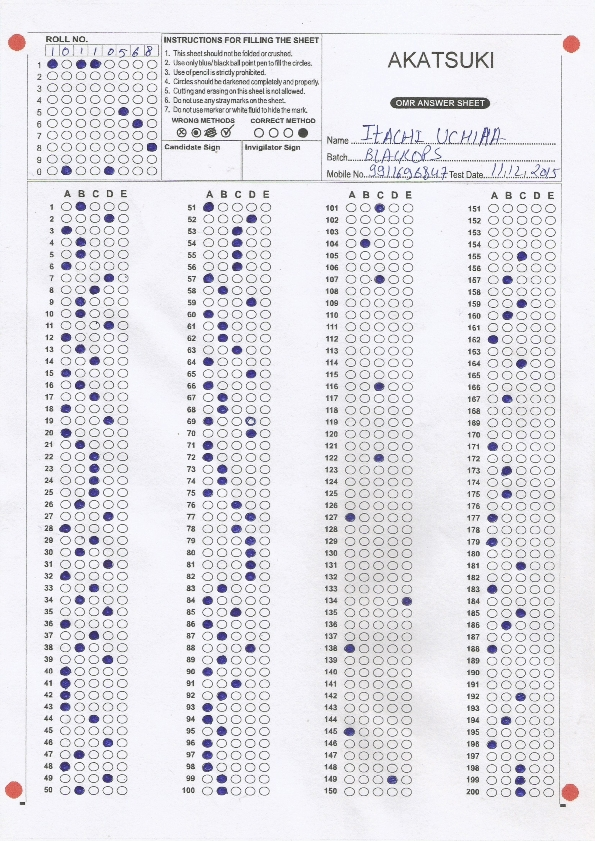
#> input picture OMR_Sheet/1_001.jpg, 595 x 841 px
$ python omr_check.py   (Python 2 division)
#> lines starting #> are read from the running program, lines starting #| are printed output that depends on the picture; after the words box and inside, x2 and y2 are one past the last pixel; in counts of white or black regions, pixels touching at a corner belong together
### OMR_Sheet/omr_helper.py
import cv2
from cv2 import *
import numpy as np
import math

def coordinate(a):
  B,G,R = cv2.split(a)
  test = R
  r,c= test.shape[:2]
  img =np.zeros((r,c))

  for i in range(0,r):
    for j in range(0,c):
      vr =R[i][j]
      vg =G[i][j]
      vb =B[i][j]
      if vr>200 and vg<120 and vb<120:
        img[i][j]=vr

  img =img.astype("uint8")
  # cv2.imshow("dsad",img)
  # cv2.waitKey()
  cimg =a
  coord =[]
  contours, hier = cv2.findContours(img, cv2.RETR_LIST, cv2.CHAIN_APPROX_SIMPLE)
  x1,y1=0,0
  for cnt in contours:
    (x,y),radius = cv2.minEnclosingCircle(cnt)
    dist=math.hypot(x-x1,y-y1)
    if(4<radius<8):
      if(dist>c/2):
        center = (int(x),int(y))
        radius = int(radius)
        x1,y1=center[0],center[1]
        coord.append((center[0],center[1],radius))
        cv2.circle(cimg,center,radius,(0,255,0),2)
  # cv2.imshow("dsad",cimg)
  # cv2.waitKey()

  coord= sorted(coord,key = lambda x: int(x[0]))
  coord=sorted(coord,key = lambda x: int(x[1]))
  coord =np.array(coord)
  # print coord
  return coord

# [31 lines left out: functions angle, distn, not called in this run]

def processing(dst,coord,size):
  x1= coord[0,0]
  x2=coord[1,0]
  y1=coord[0,1]
  y2=coord[3,1]+2*coord[3,2]
  dst= dst[y1:y2,x1:x2]
  dst =cv2.resize(dst,size)
  cimg =dst
  # cv2.imshow("circles",dst)
  # cv2.waitKey()
  roll_c=[]
  xl=0
  xr=500
  xdiff= xr-xl
  grid=xdiff/4

  coord_c=[]

  b=dst
  img=dst
  b =cv2.cvtColor(b, cv2.COLOR_BGR2GRAY)
  b=medianBlur(b,5)
  cv2.imshow("circles",b)
  cv2.waitKey()
  ret,b = cv2.threshold(b,110,255, cv2.THRESH_BINARY)
  cv2.imshow("circles",b)
  cv2.waitKey()
  contours, hier = cv2.findContours(b, cv2.RETR_LIST, cv2.CHAIN_APPROX_SIMPLE)
  disp=[]
  for i in range(0,4):
    x1= xl+(i*grid)
    x2= xl+((i+1)*grid)
    coord1=[]
    dist_arrange=[]
    for cnt in contours:
      (x,y),radius = cv2.minEnclosingCircle(cnt)
      if (x1<x<x2):
        if(3<radius<7):
          if(int(y)>140):
            center = (int(x),int(y))
            radius = int(radius)
            dist =distn(int(x),int(y),coord)
            disp.append(dist[0])
            coord1.append(dist[1])
            #(d1,d2,d3,d4),((x1diff,y1diff,d1,x1,y1),(x2diff,y2diff,d2,x1,y1),(x3diff,y3diff,d3,x1,y1),(x4diff,y4diff,d4,x1,y1))
            cv2.circle(img,center,radius,(0,255,0),2)
          else:
            if int(x) < 125:
              center = (int(x),int(y))
              radius = int(radius)
              roll_c.append((int(x),int(y)))
              cv2.circle(img,center,radius,(0,255,0),2)

    cv2.imshow("circles",img)
    cv2.waitKey()
    dist_list=[]
    for x in range(0,4):
      dt=zip(*coord1)
      # print dt
      d=dt[x]
      d= sorted(d,key=lambda l:int(l[1]))
      dist_list.append(d)
    dist_list =zip(*dist_list)
    coord_c=coord_c+dist_list
  roll_c = sorted(roll_c,key = lambda x: int(x[0]))
  # print roll_c
  coord_c =np.array(coord_c)
  #######Reading Rollnumber Also#################
  refrol = [1,2,3,4,5,6,7,8,9,0]
  rollno=[]
  for x in range(0,8):

    ser = float(roll_c[x][1]-19)/11
    if (abs(ser-int(ser)>0.49)):
      ser = int(ser)+1
    rollno.append(refrol[int(ser)])


###############################################
  # print coord_c.shape
  # print coord_c[0]
  return coord_c,disp,rollno

### OMR_Sheet/omr_check.py
import cv2
from cv2 import *
import numpy as np
import omr_helper as h
import pickle
import math

size =(500,700)
path ="1_001.jpg"

im= cv2.imread(path,1)
#> im is the input picture: shape (841, 595, 3); mean B, G, R 232.4, 227, 227.9
im= cv2.resize(im,size)
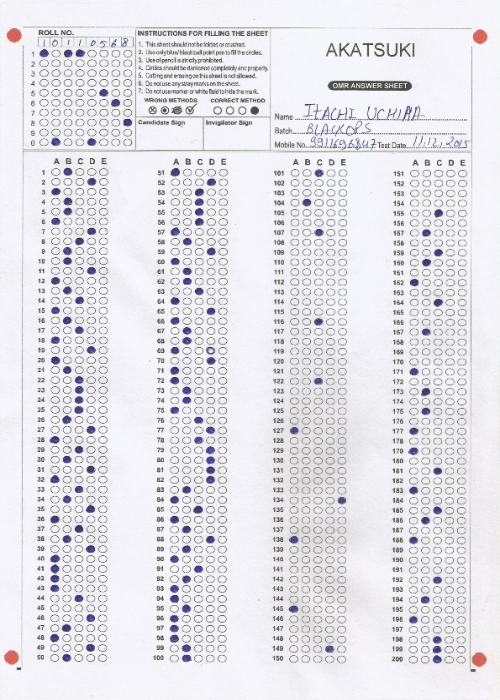
#> im: shape (700, 500, 3); mean B, G, R 232.2, 226.9, 227.8
coord=h.coordinate(im)
#> in coordinate, `B,G,R = cv2.split(a)`:
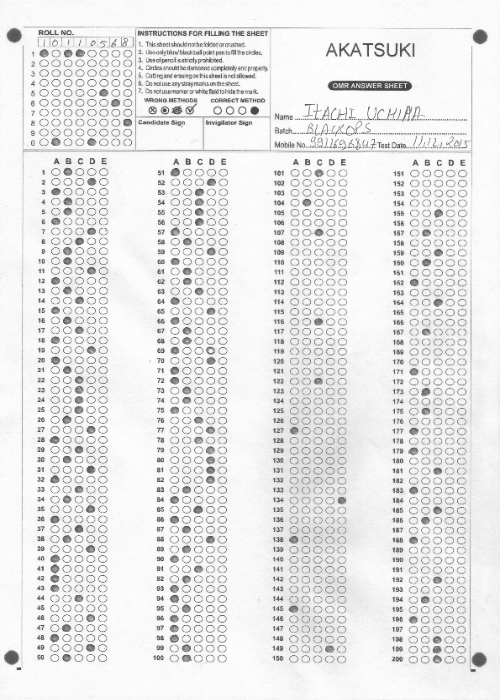
#> B: shape (700, 500); min 57, max 255, mean 232.2
#> in coordinate, `B,G,R = cv2.split(a)`:
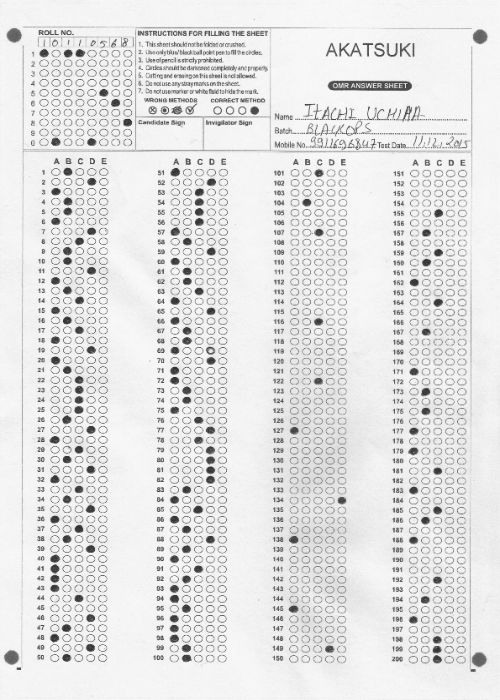
#> G: shape (700, 500); min 44, max 251, mean 226.9
#> after the loop in coordinate, `for i in range(0,r):`:
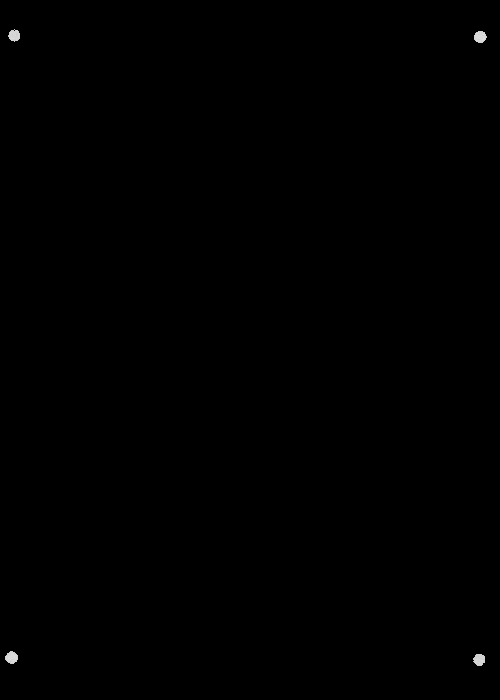
#> img: shape (700, 500) float64; min 0, max 228, mean 0.3
#> in coordinate, `contours, hier = cv2.findContours(img, cv2.RETR_LIST, cv2.CHAIN_APPROX..`: contours = 5 contours, 1 with area under 20; largest, box (x1, y1, x2, y2) and area: (5, 651, 18, 664) 106, (474, 31, 487, 43) 102, (473, 654, 485, 666) 96, (8, 29, 20, 42) 95
#> the loop in coordinate, `for cnt in contours:` made 5 passes
#> (x, y, radius, dist, x1, y1) on passes 1, 2, 3, 5: (478.9, 659.3, 6, 814.8, 478, 659), (11.03, 657.1, 6, 467, 11, 657), (479.8, 36.61, 6, 777.6, 479, 36), (13.92, 35, 6, 465.1, 13, 35)
#> (cnt, x, y, radius, dist) on pass 4: ([[13, 30], [14, 29], [15, 30], [14, 31]], 14, 30, 1, 465)
#> after the loop in coordinate, `for cnt in contours:`:
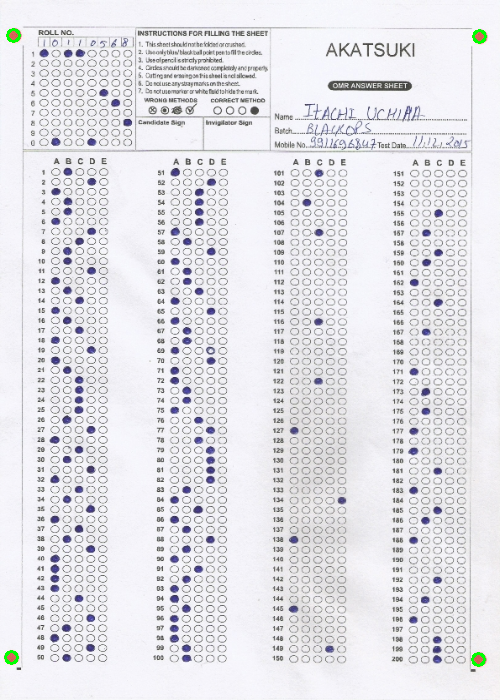
#> cimg: shape (700, 500, 3); 0.13% of pixels changed, all inside (x1, y1, x2, y2) = (4, 28, 487, 667)
#> after the loop in coordinate, `for cnt in contours:`: coord = [(478, 659, 6), (11, 657, 6), (479, 36, 6), (13, 35, 6)]; x1 = 13; y1 = 35
#> in coordinate, `coord= sorted(coord,key = lambda x: int(x[0]))`: coord = [(11, 657, 6), (13, 35, 6), (478, 659, 6), (479, 36, 6)]
#> in coordinate, `coord=sorted(coord,key = lambda x: int(x[1]))`: coord = [(13, 35, 6), (479, 36, 6), (11, 657, 6), (478, 659, 6)]
#> in coordinate, `coord =np.array(coord)`: coord = [[13, 35, 6], [479, 36, 6], [11, 657, 6], [478, 659, 6]]
# print coord
coord_c,disp,rollno=h.processing(im,coord,size)
#> in processing, `x1= coord[0,0]`: x1 = 13
#> in processing, `x2=coord[1,0]`: x2 = 479
#> in processing, `y1=coord[0,1]`: y1 = 35
#> in processing, `y2=coord[3,1]+2*coord[3,2]`: y2 = 671
#> in processing, `dst =cv2.resize(dst,size)`:
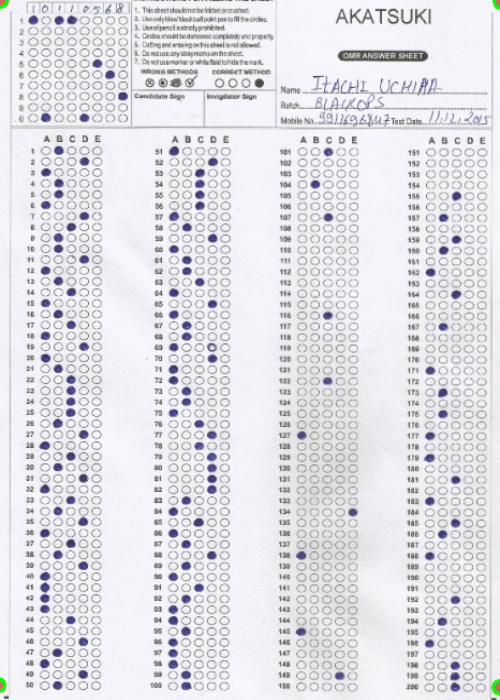
#> dst: shape (700, 500, 3); mean of channels 0, 1, 2 229.6, 224.2, 224.8; drawn as B, G, R
#> in processing, `b =cv2.cvtColor(b, cv2.COLOR_BGR2GRAY)`:
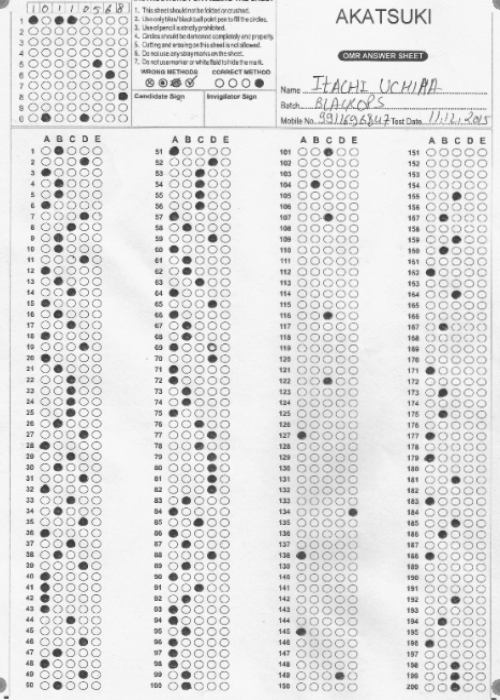
#> b: shape (700, 500); min 56, max 251, mean 225
#> (the run stopped early here; a loop or call above may not have finished)
